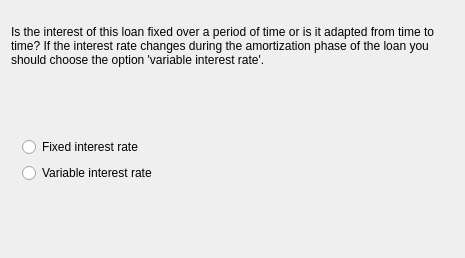
<?xml version="1.0" encoding="UTF-8"?>
<ui version="4.0">
 <class>InterestTypeWizardPage</class>
 <widget class="QWizardPage" name="InterestTypeWizardPage">
  <attribute name="title">
   <string>Type of interest</string>
  </attribute>
  <layout class="QVBoxLayout">
   <property name="margin">
    <number>11</number>
   </property>
   <property name="spacing">
    <number>6</number>
   </property>
   <item>
    <widget class="QLabel" name="TextLabel5_2">
     <property name="text">
      <string>
Is the interest of this loan fixed over a period of time or is it adapted from time to time? If the interest rate changes during the amortization phase of the loan you should choose the option 'variable interest rate'.</string>
     </property>
     <property name="alignment">
      <set>Qt::AlignTop</set>
     </property>
     <property name="wordWrap">
      <bool>true</bool>
     </property>
    </widget>
   </item>
   <item>
    <spacer name="Spacer23">
     <property name="sizeHint">
      <size>
       <width>0</width>
       <height>53</height>
      </size>
     </property>
     <property name="sizeType">
      <enum>QSizePolicy::Expanding</enum>
     </property>
     <property name="orientation">
      <enum>Qt::Vertical</enum>
     </property>
    </spacer>
   </item>
   <item>
    <layout class="QHBoxLayout">
     <property name="margin">
      <number>0</number>
     </property>
     <property name="spacing">
      <number>6</number>
     </property>
     <item>
      <widget class="QFrame" name="frame_3">
       <property name="frameShape">
        <enum>QFrame::NoFrame</enum>
       </property>
       <layout class="QVBoxLayout">
        <property name="margin">
         <number>11</number>
        </property>
        <property name="spacing">
         <number>6</number>
        </property>
        <item>
         <widget class="QRadioButton" name="m_fixedInterestButton">
          <property name="text">
           <string>Fixed interest rate</string>
          </property>
          <attribute name="buttonGroup">
           <string>ButtonGroup2</string>
          </attribute>
         </widget>
        </item>
        <item>
         <widget class="QRadioButton" name="m_variableInterestButton">
          <property name="text">
           <string>Variable interest rate</string>
          </property>
          <attribute name="buttonGroup">
           <string>ButtonGroup2</string>
          </attribute>
         </widget>
        </item>
       </layout>
      </widget>
     </item>
     <item>
      <spacer name="Spacer14_2">
       <property name="sizeHint">
        <size>
         <width>286</width>
         <height>0</height>
        </size>
       </property>
       <property name="sizeType">
        <enum>QSizePolicy::Expanding</enum>
       </property>
       <property name="orientation">
        <enum>Qt::Horizontal</enum>
       </property>
      </spacer>
     </item>
    </layout>
   </item>
   <item>
    <spacer name="Spacer24">
     <property name="sizeHint">
      <size>
       <width>0</width>
       <height>53</height>
      </size>
     </property>
     <property name="sizeType">
      <enum>QSizePolicy::Expanding</enum>
     </property>
     <property name="orientation">
      <enum>Qt::Vertical</enum>
     </property>
    </spacer>
   </item>
  </layout>
 </widget>
 <resources/>
 <connections/>
 <customwidgets>
 </customwidgets>
 <tabstops>
 </tabstops>
 <buttongroups>
  <buttongroup name="ButtonGroup2"/>
 </buttongroups>
</ui>
